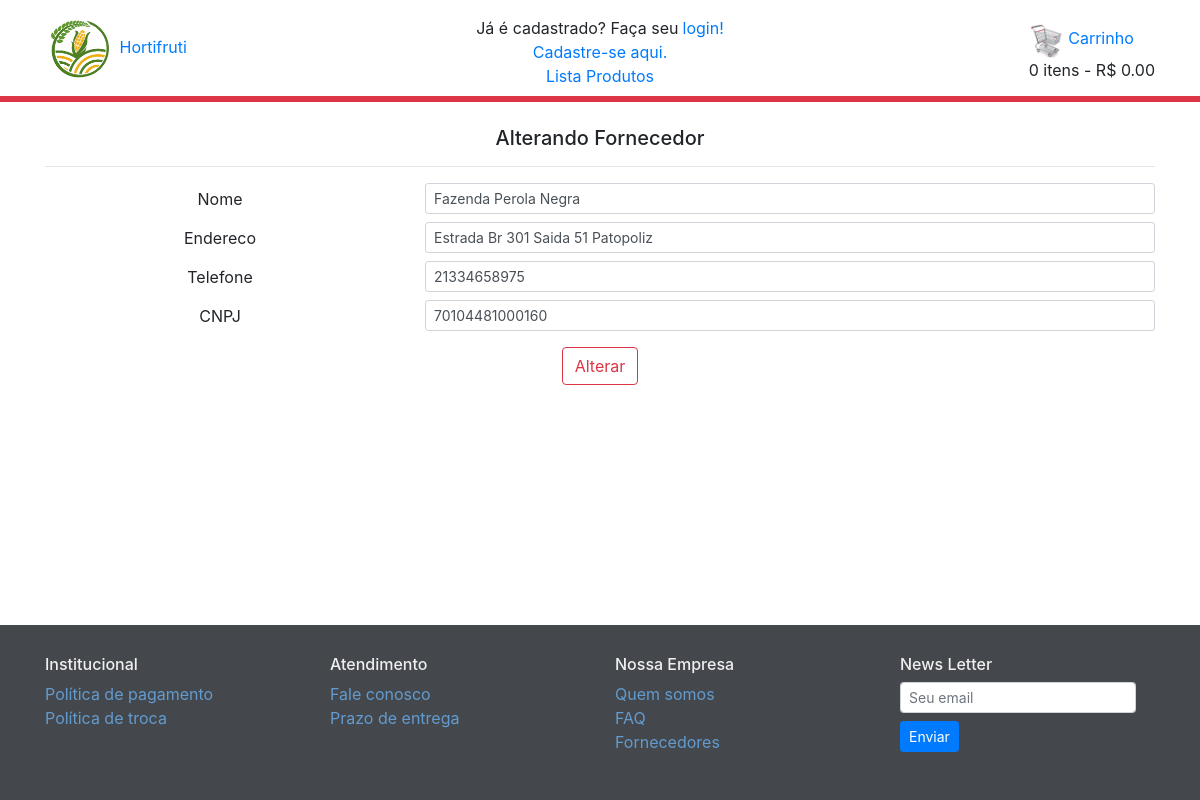
The app's page /fornecedor/edita_fornecedor/6 with its own data.
### fornecedor/models.py (models this page shows, shortened)
class Fornecedor( models.Model ):
    Nome     = models.CharField( max_length = 100 , unique = True , blank = False )
    Endereco = models.CharField( max_length = 100 , unique = False , blank = False )
    Telefone = models.CharField( max_length = 25 , unique = True , blank = False )
    CNPJ     = models.CharField( max_length = 30 , unique = True , blank = False )
    class Meta:
        db_table = 'fornecedor'

### fornecedor/views.py (the view)
# urls.py: path('edita_fornecedor/<int:id>', views.edita_fornecedor ),
def edita_fornecedor( request , **kwargs ):
    fornecedor_edit = Fornecedor.objects.get( id = kwargs[ "id" ] )
    fornecedor_edit_form = FornecedorForm( instance = fornecedor_edit )
    request.session[ 'forn_id' ] = kwargs["id"]
    return render( request , "fornecedor/form.html" , {"formulario": fornecedor_edit_form} )

### fornecedor/forms.py (shortened to what this page needs)
class FornecedorForm( forms.ModelForm ):
    class Meta:
        model = Fornecedor
        fields = ( 'Nome' , 'Endereco' , 'Telefone', 'CNPJ' )
    Nome = forms.CharField(
        error_messages = {
            "required":"Campo obrigatório",
            "unique":"Nome duplicado"
        },
        widget = forms.TextInput( attrs = {'class':'form-control form-control-sm', 'max-lenght': '100'})
    )
    Endereco = forms.CharField(
        error_messages = {
            "required":"Campo obrigatório",
            "unique":"Endereco duplicado"
        },
        widget = forms.TextInput( attrs = {'class':'form-control form-control-sm', 'max-lenght': '100'})
    )
    Telefone = forms.CharField(
        error_messages = {
            "required":"Campo obrigatório",
            "unique":"Telefone duplicado"
        },
        widget = forms.TextInput( attrs = {'class':'form-control form-control-sm', 'max-lenght': '25'})
    )
    CNPJ = forms.CharField(
        error_messages = {
            "required":"Campo obrigatório",
            "unique":"CNPJ duplicado"
        },
        widget = forms.TextInput( attrs = {'class':'form-control form-control-sm', 'max-lenght': '30'})
    )

### carrinho/carrinho.py (called while the page is built)
    def get_gasto_total( self ):
        soma = 0
        for idt in self.carrinho :
            soma += float( self.get_preco_total( idt ) )
        return str( soma )

    def get_qtd_total( self ):
        return sum( self.get_quantidade( idt ) for idt in self.carrinho.keys() )

### carrinho/context.py (called while the page is built)
def context_carrinho( request ):
    carrinho = Carrinho( request )
    qtd   = carrinho.get_qtd_total()
    gasto = carrinho.get_gasto_total()
    return{
        'qtd':qtd,
        'gasto':gasto
    }

### fornecedor/templates/fornecedor/form.html (shortened to what this page needs)
{% extends 'base.html' %}
{% load static %}
{% block corpo %}
<div class = "mt-2 mb-3">
    <h5 class="mb-3 text-center">
        {% if 'forn_id' in request.session %}
            Alterando Fornecedor
        {% else %}
            Cadastrando Fornecedor
        {% endif %}
    </h5>
    <hr class = "mt-0">
    <form id = "fornecedor-form" action = '../cadastra_fornecedor/' method = 'POST' novalidate>
        <div class = "row mb-2">
            <div class = "col-4 text-center pt-1" style="display: inline">Nome</div>
            <div class = "col-8">
                {{ formulario.Nome}}
            </div>
        </div>
        <div class = "row mb-2">
            <div class = "col-4 text-center pt-1" style="display: inline">Endereco</div>
            <div class = "col-8">
                {{ formulario.Endereco }}
            </div>
        </div>
        <div class = "row mb-2">
            <div class = "col-4 text-center pt-1" style="display: inline">Telefone</div>
            <div class = "col-8">
                {{ formulario.Telefone}}
            </div>
        </div>
        <div class = "row mb-2">
            <div class = "col-4 text-center pt-1" style="display: inline">CNPJ</div>
            <div class = "col-8">
                {{ formulario.CNPJ }}
            </div>
        </div>
        <div class ="text-center mt-3" >
            <button id = "submit-btn" class = "btn btn-outline-danger" href = "#" >
                {% if 'forn_id' in request.session %}
                    Alterar
                {% else %}
                    Cadastrar
                {% endif %}
            </button>
        </div>
    </form>
</div>
{% endblock %}

### static/css/base.css (style rules this page uses)
body { display: flex; min-height: 100vh; flex-direction: column; }
.barra { overflow-y: scroll; }

### records on screen
Fornecedor: Nome "Fazenda Perola Negra", Endereco "Estrada Br 301 Saida 51 Patopoliz", Telefone "21334658975", CNPJ "70104481000160"

### other values on screen
{{ qtd }} "0"
{{ gasto | floatformat:2 | intcomma }} "0.00"
